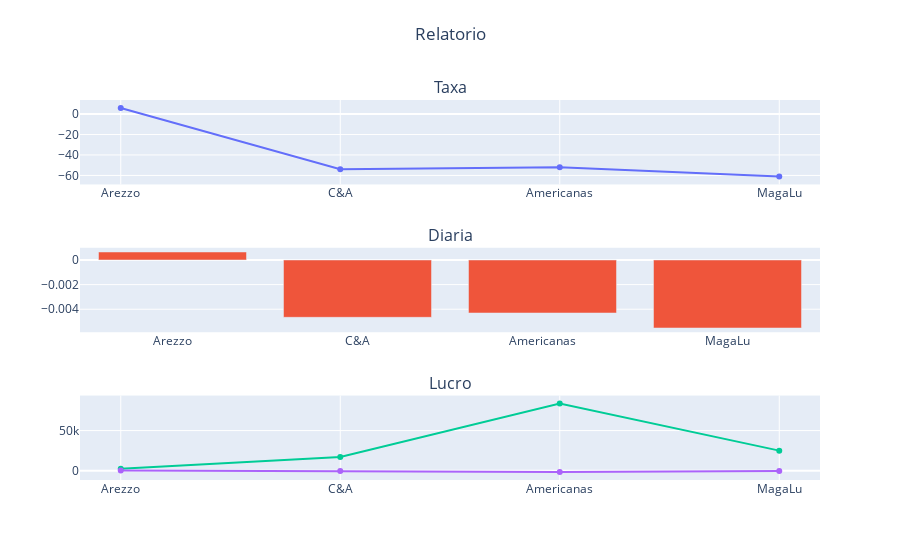

Here is the notebook cell this chart was saved with:
### Code cell
f = sub.make_subplots(
    rows=3,
    cols=1,
    subplot_titles=['Taxa', 'Diaria', 'Lucro']
)

f.update_layout(
    title_text = 'Relatorio',
    showlegend= False,
    title = {'y':0.95,'x':0.5}
)


f.add_trace(
    go.Scatter(
        x=df['Nome'],
        y=df['Taxa'],
    ),
    row=1,
    col=1
)
 

f.add_trace(
    go.Bar(
        x=df['Nome'],
        y=df['Diaria'],
    ),
    row=2,
    col=1
)


# f.add_trace(
#     go.Line(
#         x=df['Nome'],
#         y=df['Lucro'],
#     ),
#     row=3,
#     col=1
# )
# f.add_trace(
#     go.Line(
#         x=df['Nome'],
#         y=df['Lucro']*df['Taxa'],
#     ),
#     row=3,
#     col=1
# )

f.add_traces(
    [go.Line(
        x=df['Nome'],
        y=df['Lucro']*df['Taxa'],
    ),
    go.Line(
        x=df['Nome'],
        y=df['Lucro'],
    )
    ],
    rows=[3,3],
    cols=[1,1]
)

### Figure 1 — Plotly figure (JSON) as saved in the notebook; plotly's stock layout.template omitted (floating-point values rounded to 4 significant figures)
{"data": [{"type": "scatter", "x": ["Arezzo", "C&A", "Americanas", "MagaLu"], "xaxis": "x", "y": [5.9, -53.98, -51.93, -61.01], "yaxis": "y"}, {"type": "bar", "x": ["Arezzo", "C&A", "Americanas", "MagaLu"], "xaxis": "x2", "y": [0.00065, -0.004656, -0.004306, -0.005524], "yaxis": "y2"}, {"type": "scatter", "x": ["Arezzo", "C&A", "Americanas", "MagaLu"], "xaxis": "x3", "y": [2513.0, 17220.0, 83660.0, 25010.0], "yaxis": "y3"}, {"type": "scatter", "x": ["Arezzo", "C&A", "Americanas", "MagaLu"], "xaxis": "x3", "y": [426, -319, -1611, -410], "yaxis": "y3"}], "layout": {"annotations": [{"font": {"size": 16}, "showarrow": false, "text": "Taxa", "x": 0.5, "xanchor": "center", "xref": "paper", "y": 1, "yanchor": "bottom", "yref": "paper"}, {"font": {"size": 16}, "showarrow": false, "text": "Diaria", "x": 0.5, "xanchor": "center", "xref": "paper", "y": 0.6111, "yanchor": "bottom", "yref": "paper"}, {"font": {"size": 16}, "showarrow": false, "text": "Lucro", "x": 0.5, "xanchor": "center", "xref": "paper", "y": 0.2222, "yanchor": "bottom", "yref": "paper"}], "showlegend": false, "title": {"text": "Relatorio", "x": 0.5, "y": 0.95}, "xaxis": {"anchor": "y", "domain": [0, 1]}, "xaxis2": {"anchor": "y2", "domain": [0, 1]}, "xaxis3": {"anchor": "y3", "domain": [0, 1]}, "yaxis": {"anchor": "x", "domain": [0.7778, 1]}, "yaxis2": {"anchor": "x2", "domain": [0.3889, 0.6111]}, "yaxis3": {"anchor": "x3", "domain": [0, 0.2222]}}}
